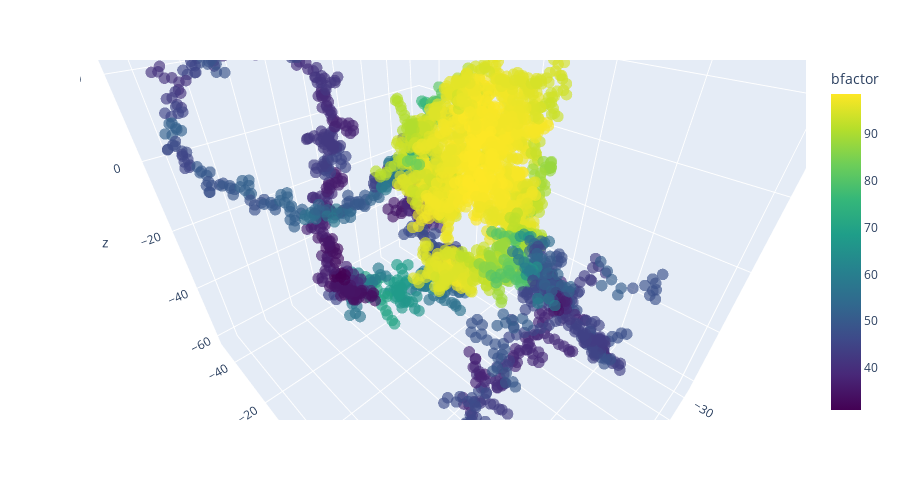

Notebook code for this chart:
### Markdown cell above
*** 

💡 ***Exercise B-11:07:*** 
- What has changed in the 2 calls to plotly?  
The color has gone from continuous to discrete and is Alphabet instead of Viridis
- What is different about the data?  
The data is categorical rather than numerical, in this case there are 20 amino acids.

***

### Code cell
import plotly.express as px
fig = px.scatter_3d(data, x='x', y='y', z='z',color='bfactor',title='',width=900, height=500, 
                    opacity=0.65, color_continuous_scale=px.colors.sequential.Viridis)
fig.update_traces(marker=dict(size=4,line=dict(width=0.000,color='grey')),selector=dict(mode='markers'))
fig.show()

### Figure 1 — Plotly figure (JSON) as saved in the notebook; plotly's stock layout.template omitted (floating-point values rounded to 4 significant figures; data arrays with more than 128 entries replaced by an {"elided": "..."} marker saying what was removed)
{"data": [{"hovertemplate": "x=%{x}<br>y=%{y}<br>z=%{z}<br>bfactor=%{marker.color}<extra></extra>", "legendgroup": "", "marker": {"color": {"elided": "3060 float values"}, "coloraxis": "coloraxis", "line": {"color": "grey", "width": 0}, "opacity": 0.65, "size": 4, "symbol": "circle"}, "mode": "markers", "name": "", "scene": "scene", "showlegend": false, "type": "scatter3d", "x": {"elided": "3060 float values"}, "y": {"elided": "3060 float values"}, "z": {"elided": "3060 float values"}}], "layout": {"coloraxis": {"colorbar": {"title": {"text": "bfactor"}}, "colorscale": [[0, "#440154"], [0.1111, "#482878"], [0.2222, "#3e4989"], [0.3333, "#31688e"], [0.4444, "#26828e"], [0.5556, "#1f9e89"], [0.6667, "#35b779"], [0.7778, "#6ece58"], [0.8889, "#b5de2b"], [1, "#fde725"]]}, "height": 500, "legend": {"tracegroupgap": 0}, "margin": {"t": 60}, "scene": {"aspectmode": "auto", "aspectratio": {"x": 0.9056, "y": 1.151, "z": 0.9595}, "camera": {"center": {"x": 0, "y": 0, "z": 0}, "eye": {"x": 0.6225, "y": 0.6225, "z": 0.6225}, "projection": {"type": "perspective"}, "up": {"x": 0, "y": 0, "z": 1}}, "domain": {"x": [0, 1], "y": [0, 1]}, "xaxis": {"title": {"text": "x"}, "type": "linear"}, "yaxis": {"title": {"text": "y"}, "type": "linear"}, "zaxis": {"title": {"text": "z"}, "type": "linear"}}, "width": 900}}
